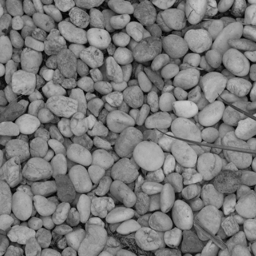
#> input picture original_img/merry_flor0019.tif, 256 x 256 px, found by its file name; its folder holds 4 pictures in this run
$ python main.py
#> lines starting #> are read from the running program, lines starting #| are printed output that depends on the picture
# Program that creates image patches from larger images
# Created it for my job at the Computational Vision Lab

# CHANGE MENU STYLE SO IT CAN PERFORM ALL OPERATIONS DURING ONE LOOP

import os
import cv2
from patchify import patchify
import tifffile as tiff
from PIL import Image

# Folder directories
initial_path = "original_img\\"
test = os.listdir(initial_path)  # create a list of all files and directories in specified path
resize_path = "resize_img\\"
patch_path = "patch_img\\"

# Introduction
print("Image Processing Program" + "\n")
resize = input("Do you wish to resize your images (y/n)? ")
#> the answer given: y
cropping = input("Do you wish to crop your images (y/n)? ")
#> the answer given: y
patches = input("Do you wish to create patches (y/n)?")
#> the answer given: y

# Creating resize
if resize == 'y': # Resizing
    size_width = int(input("new size width: "))
#> the answer given: 100
    size_height = int(input("new size height: "))
#> the answer given: 100

    # Loop for every item in the folder
    # Learned this from https://stackoverflow.com/a/65585025
    for item in test:
        if item.endswith(".tif"):  # resize images that contain the .tif extension (one image)
            img = cv2.imread(initial_path + item, cv2.IMREAD_GRAYSCALE)  # make grayscale
#> img is the input picture: shape (256, 256); min 2, max 205, mean 121.6
            imgResize = cv2.resize(img, (size_width, size_height), interpolation=cv2.INTER_AREA)
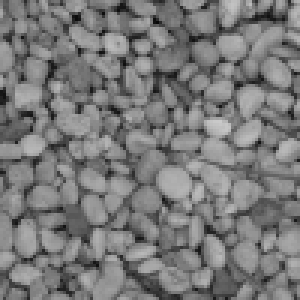
#> imgResize: shape (100, 100) (shown 3 times larger); min 9, max 202, mean 121.6
            cv2.imwrite(resize_path + item[:-4] + '.tif', imgResize)
        elif item.endswith(".TIF"):  # resize images that contain the .TIF extension (the rest)
            img = cv2.imread(initial_path + item, cv2.IMREAD_GRAYSCALE)
            imgResize = cv2.resize(img, (size_width, size_height), interpolation=cv2.INTER_AREA)
            cv2.imwrite(resize_path + item[:-4] + '.TIF', imgResize)
        else:  # continue to next statement
            continue
#> pass 2 of the loop `for item in test:`:
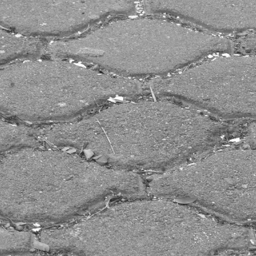
#> input picture original_img/merry_mexico0067.tif, 256 x 256 px, found by its file name
#> img is the input picture: shape (256, 256); min 34, max 255, mean 142.5
#> `imgResize = cv2.resize(img, (size_width, size_height), interpolation=c..`:
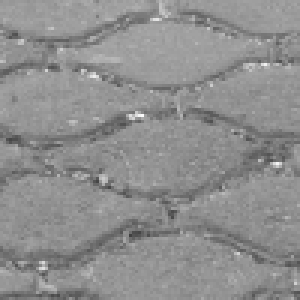
#> imgResize: shape (100, 100) (shown 3 times larger); min 64, max 252, mean 142.5
#> pass 3 of the loop `for item in test:`:
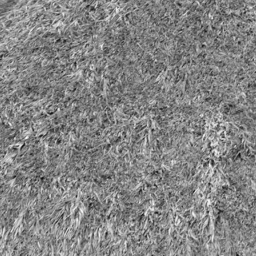
#> input picture original_img/merry_mexico0122.tif, 256 x 256 px, found by its file name
#> img is the input picture: shape (256, 256); min 10, max 253, mean 132.3
#> `imgResize = cv2.resize(img, (size_width, size_height), interpolation=c..`:
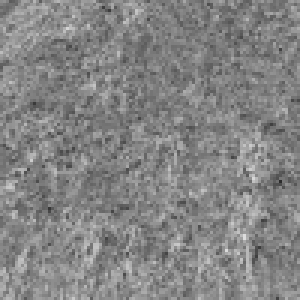
#> imgResize: shape (100, 100) (shown 3 times larger); min 44, max 221, mean 132.3
#> the loop made 4 passes; the first 3 are shown
    print("Resizing was completed successfully")

elif cropping == 'y':
    # what folder should be used depending on previous operations
    if resize == 'y': # use resized folder
        SOURCE_DIRECTORY = "resize_img"
    elif resize == 'n': # use original folder
        SOURCE_DIRECTORY = "original_img"
    else: # in case of error input, use original folder
        SOURCE_DIRECTORY = "original_img"

    crop_path = "crop_img/"
    directory_list = os.listdir(SOURCE_DIRECTORY)

# code mostly from https://stackoverflow.com/a/68775392
    for source_file in directory_list:
        source_path = os.path.join(SOURCE_DIRECTORY, source_file)
        if os.path.isfile(source_path):
            raw_image = Image.open(source_path)
            file_name = os.path.basename(source_path)
            file_name, extension = os.path.splitext(file_name)

            image_cropped_top = raw_image.crop((0, 0, 155, 256)) # (left, top, right, bottom)
            image_cropped_top.save(crop_path + file_name + 'TOP_Cropped.bmp', "BMP", quality=100)

    print("Cropping was completed successfully")

# Creating Patches
elif patches == 'y':
    # what folder should be used depending on previous operations
    if resize == 'y' and cropping == 'n': # use resized folder
        image_folder = tiff.imread("resize_img\\*.TIF")
    elif resize == 'n' and cropping == 'y': # use cropping folder
        image_folder = tiff.imread("crop_img\\*.TIF")
    elif resize == 'y' and cropping == 'y': # use cropping folder
        image_folder = tiff.imread("crop_img\\*.TIF")
    elif  resize == 'n' and cropping == 'n': # use original images
        image_folder = tiff.imread("original_img\\*.TIF")
    else: # in case of error input, use original folder
        image_folder = tiff.imread("original_img\\*.TIF")

    # Setting patch size and overlap
    patch_width = int(input("patch width: "))
    patch_height = int(input("patch height: "))
    want_overlap = input("Do you want overlap?")

    # Choosing overlap
    if want_overlap == 'n': # no overlap
        overlap = patch_width
    elif want_overlap == 'y': # yes to overlap
        overlap = int(input("Specify overlap: "))
    else:
        overlap = patch_width

    # code from a part of this youtube video https://youtu.be/7IL7LKSLb9I
    for img in range(image_folder.shape[0]):
        large_image = image_folder[img]
        patches_img = patchify(large_image, (patch_width, patch_height), step = overlap)

        for i in range(patches_img.shape[0]):
            for j in range(patches_img.shape[1]):
                single_patch_img = patches_img[i, j, :, :]  # rename for organization img_number_patchNumber
                # save into patches folder
                tiff.imwrite(patch_path + "image_" + str(img) + '_' + str(i) + str(j) + ".tif", single_patch_img)
    print("Patch extraction was completed successfully")
else:
    print("Error: Wrong input. Please try again")
    exit(1)
